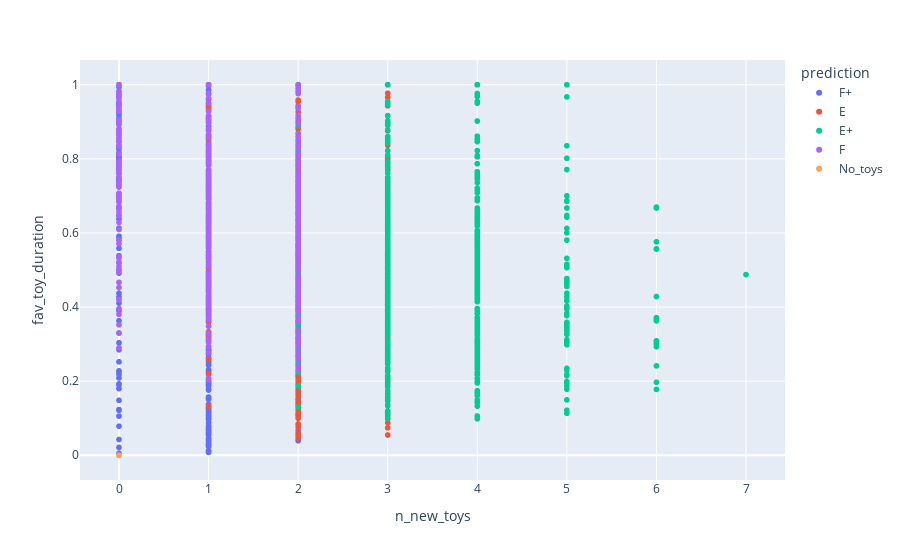

The code cell stored with this chart in its notebook:
### Code cell
print(np.corrcoef(np.hstack((all_feature_df['n_new_toys'].to_numpy().reshape((-1,1)),\
            all_feature_df['fav_toy_duration'].to_numpy().reshape((-1,1)))), rowvar = False))

fig = px.scatter(all_feature_df, x = 'n_new_toys', y = 'fav_toy_duration',\
            color = 'prediction')
fig.show()

### Figure 1 — Plotly figure (JSON) as saved in the notebook; plotly's stock layout.template omitted (floating-point values rounded to 4 significant figures; data arrays with more than 128 entries replaced by an {"elided": "..."} marker saying what was removed)
{"data": [{"hovertemplate": "prediction=F+<br>n_new_toys=%{x}<br>fav_toy_duration=%{y}<extra></extra>", "legendgroup": "F+", "marker": {"color": "#636efa", "symbol": "circle"}, "mode": "markers", "name": "F+", "showlegend": true, "type": "scattergl", "x": {"elided": "440 int values"}, "xaxis": "x", "y": {"elided": "440 float values"}, "yaxis": "y"}, {"hovertemplate": "prediction=E<br>n_new_toys=%{x}<br>fav_toy_duration=%{y}<extra></extra>", "legendgroup": "E", "marker": {"color": "#EF553B", "symbol": "circle"}, "mode": "markers", "name": "E", "showlegend": true, "type": "scattergl", "x": {"elided": "671 int values"}, "xaxis": "x", "y": {"elided": "671 float values"}, "yaxis": "y"}, {"hovertemplate": "prediction=E+<br>n_new_toys=%{x}<br>fav_toy_duration=%{y}<extra></extra>", "legendgroup": "E+", "marker": {"color": "#00cc96", "symbol": "circle"}, "mode": "markers", "name": "E+", "showlegend": true, "type": "scattergl", "x": {"elided": "685 int values"}, "xaxis": "x", "y": {"elided": "685 float values"}, "yaxis": "y"}, {"hovertemplate": "prediction=F<br>n_new_toys=%{x}<br>fav_toy_duration=%{y}<extra></extra>", "legendgroup": "F", "marker": {"color": "#ab63fa", "symbol": "circle"}, "mode": "markers", "name": "F", "showlegend": true, "type": "scattergl", "x": {"elided": "511 int values"}, "xaxis": "x", "y": {"elided": "511 float values"}, "yaxis": "y"}, {"hovertemplate": "prediction=No_toys<br>n_new_toys=%{x}<br>fav_toy_duration=%{y}<extra></extra>", "legendgroup": "No_toys", "marker": {"color": "#FFA15A", "symbol": "circle"}, "mode": "markers", "name": "No_toys", "showlegend": true, "type": "scattergl", "x": [0, 0, 0, 0, 0, 0, 0, 0, 0, 0, 0, 0, 0, 0, 0, 0, 0, 0, 0, 0, 0, 0, 0, 0, 0, 0, 0, 0, 0, 0, 0, 0, 0, 0, 0, 0, 0, 0, 0, 0, 0, 0, 0, 0, 0, 0, 0, 0, 0, 0, 0, 0, 0, 0, 0, 0, 0, 0, 0, 0, 0, 0, 0, 0, 0, 0, 0, 0, 0, 0, 0, 0, 0, 0, 0, 0, 0, 0, 0, 0, 0, 0, 0, 0, 0, 0, 0, 0, 0, 0, 0, 0, 0, 0, 0, 0, 0, 0, 0, 0, 0, 0, 0, 0, 0, 0, 0, 0, 0, 0, 0, 0, 0, 0, 0, 0], "xaxis": "x", "y": [0, 0, 0, 0, 0, 0, 0, 0, 0, 0, 0, 0, 0, 0, 0, 0, 0, 0, 0, 0, 0, 0, 0, 0, 0, 0, 0, 0, 0, 0, 0, 0, 0, 0, 0, 0, 0, 0, 0, 0, 0, 0, 0, 0, 0, 0, 0, 0, 0, 0, 0, 0, 0, 0, 0, 0, 0, 0, 0, 0, 0, 0, 0, 0, 0, 0, 0, 0, 0, 0, 0, 0, 0, 0, 0, 0, 0, 0, 0, 0, 0, 0, 0, 0, 0, 0, 0, 0, 0, 0, 0, 0, 0, 0, 0, 0, 0, 0, 0, 0, 0, 0, 0, 0, 0, 0, 0, 0, 0, 0, 0, 0, 0, 0, 0, 0], "yaxis": "y"}], "layout": {"legend": {"title": {"text": "prediction"}, "tracegroupgap": 0}, "margin": {"t": 60}, "xaxis": {"anchor": "y", "domain": [0, 1], "title": {"text": "n_new_toys"}}, "yaxis": {"anchor": "x", "domain": [0, 1], "title": {"text": "fav_toy_duration"}}}}
